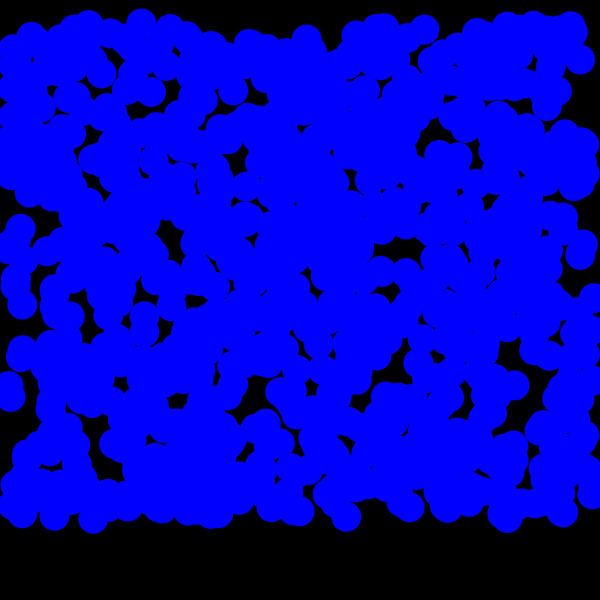
Frame 1 (no input)
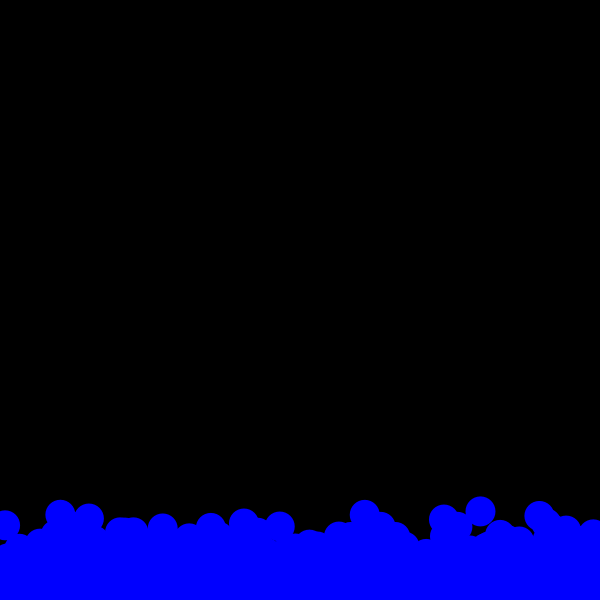
Frame 60 (the mouse pressed at the canvas centre just before this capture)
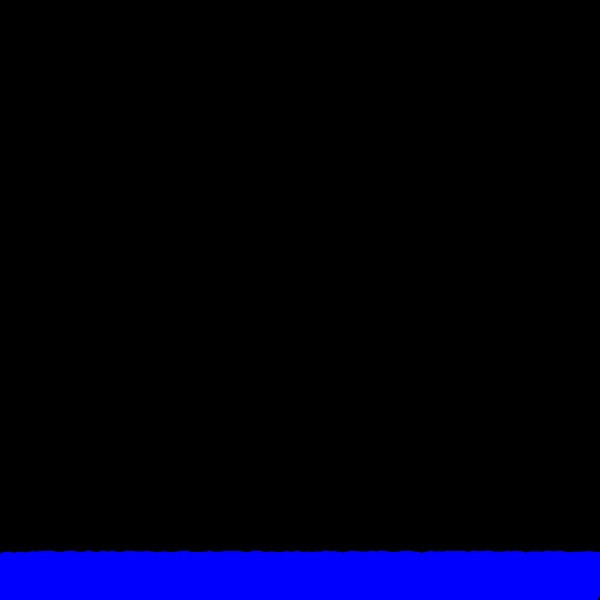
Frame 120 (the mouse held since frame 60 and released just before this capture)

The Processing sketch that drew these frames (run headless with seeded random() and noise(); from frame 60 on, the mouse is pressed at the canvas centre):

// Processing sketch: water_particles
// ── water_particles.pde
Water[] water = new Water[1000];

void setup() {
  size(600, 600);
  for (int i = 0; i < 1000; i++) {
   water[i] = new Water(random(20,width-20),random(20,width-20));
  }
}

void draw() {
  background(0);
  for (int i = 0; i < 1000; i++) {
    for(int j =0; j < 1000; j++){
     if(j != i){
     water[i].collisionCheck(water[j]);
     }
    }
    Water w = water[i];
    PVector gravity  = new PVector(0, 0.6);
    PVector friction = w.vel.get();
    friction.mult(-1);
    friction.normalize();
    friction.mult(w.damping);
    w.addForce(gravity);
    w.addForce(friction);
    w.update();
    w.draw();
  }
}

void mouseDragged(){
  for (int i = 0; i < 1000; i++) {
  Water w = water[i];
      w.loc.y =(random(mouseY,height));
      w.vel.y *= -0.9;
  }
}
// ── water.pde
class Water {
  int size;
  PVector vel;
  PVector loc;
  PVector acc;
  float damping = 0.01;


  Water(float x, float y) {
    vel = new PVector(random(10,20), random(10,20));
    loc = new PVector(random(10,width-10),random(10,width-100));
    acc = new PVector(0, 0);
    damping = random(0.001,0.1);
    size = 30;
    
  }

  void update() {
    vel.add(acc);       // add the acceleration to the velocity
    loc.add(vel);       // add the velocity to the location
    checkBounds();      // check if we are out of bounds
    acc.mult(0);        // reset the acceleration each time
  }

  void draw() {
    noStroke();
    fill(0,0,255);
    ellipse(loc.x, loc.y, size, size);
  }

  void addForce(PVector f) {
    acc.add(f);
  }

  void checkBounds() {
    // to reverse the direction, we multiply the current velocity by -1
    if (loc.x > width) {
      loc.x = width;
      vel.x = vel.x * -0.2;
    } else if (loc.x < 0) {
      loc.x = 0;
      vel.x = vel.x * -0.1;
    }
    if (loc.y > height ) {
      loc.y = height-size;
      vel.y = vel.y * -0.4;
    } else if (loc.y < 0 ) {
      loc.y = 20;
      vel.y = vel.y * -0.8;
    }
  }
  void collisionCheck(Water other){
   float dist = dist(loc.x, loc.y, other.loc.x, other.loc.y);
   if(dist < size-10){
   vel.x *= -0.5;
   }
  }
  
}
